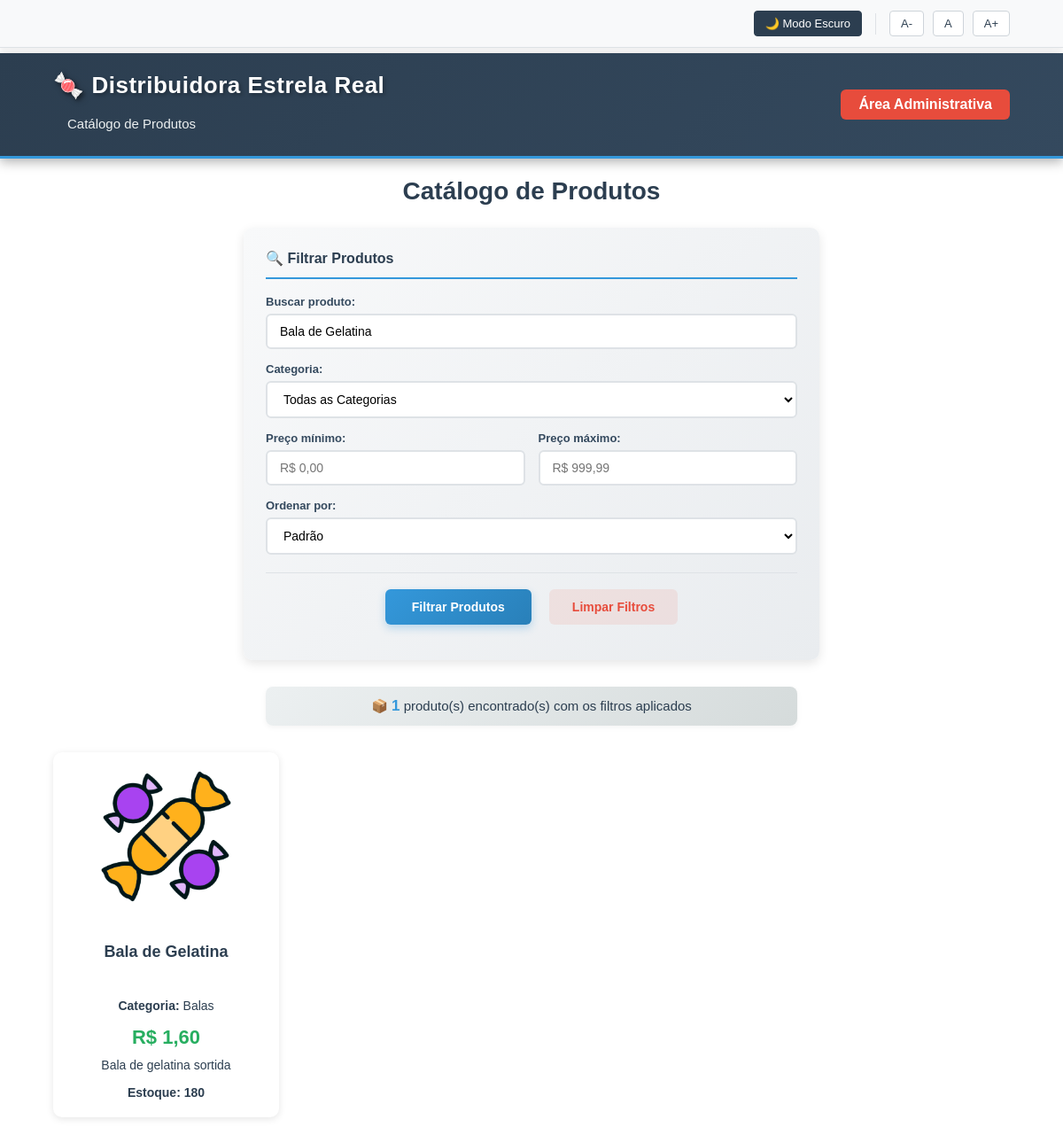
The page /catalogo.php?busca=Bala de Gelatina on the database its author committed.
### tables this page shows
CREATE TABLE doces (
    id INT AUTO_INCREMENT PRIMARY KEY,
    nome VARCHAR(255) NOT NULL,
    preco DECIMAL(10, 2) NOT NULL,
    descricao TEXT,
    categoria_id INT,
    imagem VARCHAR(255),
    estoque INT NOT NULL,
    estoque_minimo INT NOT NULL DEFAULT 10,
    FOREIGN KEY (categoria_id) REFERENCES categorias(id)
);

CREATE TABLE categorias (
    id INT AUTO_INCREMENT PRIMARY KEY,
    nome VARCHAR(255) NOT NULL,
    ativo TINYINT(1) NOT NULL DEFAULT 1
);

### public/catalogo.php (the view, shortened to what this page needs)
<?php
include __DIR__ . '/../src/conexao.php';
$condicoes = ["d.estoque > 0"];
$params = [];
$types = "";
if (!empty($_GET['busca'])) {
    $condicoes[] = "d.nome LIKE ?";
    $params[] = "%" . $_GET['busca'] . "%";
    $types .= "s";
}
$condicaoFinal = implode(' AND ', $condicoes);
$ordem = "d.nome ASC";
$sql = "SELECT d.id, d.nome, c.nome AS categoria, d.preco, d.descricao, d.imagem, d.estoque
        FROM doces d
        LEFT JOIN categorias c ON d.categoria_id = c.id
        WHERE $condicaoFinal
        ORDER BY $ordem";
$stmt = $conn->prepare($sql);
if (!empty($params)) {
    $stmt->bind_param($types, ...$params);
}
$stmt->execute();
$resultado = $stmt->get_result();
include __DIR__ . '/../src/cabecalho_publico.php';
?>
<div class="conteudo">
    <h1>Catálogo de Produtos</h1>
    <form method="GET" action="catalogo.php" class="catalogo-filter-form">
        <div class="form-row">
            <label for="busca">Buscar produto:</label>
            <input type="text"
                   name="busca"
                   id="busca"
                   placeholder="Digite o nome do produto..."
                   value="<?php echo isset($_GET['busca']) ? htmlspecialchars($_GET['busca']) : ''; ?>">
        </div>
        <div class="form-row">
            <label for="categoria">Categoria:</label>
            <select name="categoria" id="categoria">
                <option value="">Todas as Categorias</option>
            </select>
        </div>
        <div class="form-row linha-horizontal">
            <div>
                <label for="preco_min">Preço mínimo:</label>
                <input type="number"
                       name="preco_min"
                       id="preco_min"
                       step="0.01"
                       placeholder="R$ 0,00"
                       value="<?php echo isset($_GET['preco_min']) ? htmlspecialchars($_GET['preco_min']) : ''; ?>">
            </div>
            <div>
                <label for="preco_max">Preço máximo:</label>
                <input type="number"
                       name="preco_max"
                       id="preco_max"
                       step="0.01"
                       placeholder="R$ 999,99"
                       value="<?php echo isset($_GET['preco_max']) ? htmlspecialchars($_GET['preco_max']) : ''; ?>">
            </div>
        </div>
        <div class="form-row">
            <label for="ordenar">Ordenar por:</label>
            <select name="ordenar" id="ordenar">
                <option value="">Padrão</option>
            </select>
        </div>
        <div class="form-row form-buttons-row">
            <input type="submit" value="Filtrar Produtos">
            <a href="catalogo.php">Limpar Filtros</a>
        </div>
    </form>
    <?php
    $total_produtos = mysqli_num_rows($resultado);
    $tem_filtros = !empty($_GET['busca']) || !empty($_GET['categoria']) || !empty($_GET['preco_min']) || !empty($_GET['preco_max']) || !empty($_GET['ordenar']);
    ?>
    <div class="contador-resultados">
        <?php if ($tem_filtros): ?>
            <p>📦 <strong><?php echo $total_produtos; ?></strong> produto(s) encontrado(s) com os filtros aplicados</p>
        <?php else: ?>
            <p>📦 Exibindo <strong><?php echo $total_produtos; ?></strong> produto(s) disponíveis</p>
        <?php endif; ?>
    </div>
    <div class="produtos">
    <?php if (mysqli_num_rows($resultado) > 0): ?>
        <?php while($produto = mysqli_fetch_assoc($resultado)): ?>
            <div class="produto">
                <?php
                    $caminho_imagem = "assets/imagens/categorias/default.png";
                    if (!empty($produto['imagem'])) {
                        $img_web = "assets/imagens/" . htmlspecialchars($produto['imagem']);
                        if (file_exists(__DIR__ . "/assets/imagens/" . $produto['imagem'])) {
                            $caminho_imagem = $img_web;
                        }
                    } elseif (!empty($produto['categoria'])) {
                        $categoria_slug = strtolower(trim($produto['categoria']));
                        $categoria_slug = str_replace(
                            ['á','à','â','ã','é','è','ê','í','ì','î','ó','ò','ô','õ','ú','ù','û','ç',' '],
                            ['a','a','a','a','e','e','e','i','i','i','o','o','o','o','u','u','u','c','_'],
                            $categoria_slug
                        );
                        $img_cat_web = "assets/imagens/categorias/{$categoria_slug}.png";
                        if (file_exists(__DIR__ . "/assets/imagens/categorias/{$categoria_slug}.png")) {
                            $caminho_imagem = $img_cat_web;
                        }
                    }
                ?>
                <img src="<?php echo $caminho_imagem; ?>" alt="Imagem do Produto">
                <h2><?php echo htmlspecialchars($produto['nome']); ?></h2>
                <p><strong>Categoria:</strong> <?php echo htmlspecialchars($produto['categoria'] ?? 'Sem categoria'); ?></p>
                <p class="preco">R$ <?php echo number_format($produto['preco'], 2, ',', '.'); ?></p>
                 <p><?php echo nl2br(htmlspecialchars(substr($produto['descricao'], 0, 100)) . (strlen($produto['descricao']) > 100 ? '...' : '')); ?></p>
                 <p class="estoque-catalogo"><strong>Estoque:</strong> <?php echo htmlspecialchars($produto['estoque']); ?></p>
                 </div>
        <?php endwhile; ?>
    <?php else: ?>
        <p>Nenhum produto encontrado com os filtros aplicados.</p>
    <?php endif; ?>
    </div>
</div>
<?php include __DIR__ . '/../src/rodape.php'; ?>

### public/assets/css/estilo.css (style rules this page uses)
body { font-family: Arial, sans-serif; background-color: #ffffff; color: #2c3e50; margin: 0; padding-top: 180px; }
h1, h2 { color: #2c3e50; margin-left: 0; text-align: center; font-weight: 700; margin-bottom: 25px; }
h1 { font-size: 28px; margin-top: 20px; }
h2 { font-size: 22px; }
a { color: #2c3e50; text-decoration: none; font-weight: bold; }
input[type="text"], input[type="number"], input[type="email"], input[type="password"], input[type="file"], textarea, select { width: 100%; padding: 10px 14px; border: 2px solid #dee2e6; border-radius: 6px; box-sizing: border-box; margin-top: 0; margin-bottom: 0; font-size: 14px; transition: all 0.3s ease; background-color: #ffffff; }
label { display: block; margin-bottom: 6px; font-weight: 600; color: #34495e; font-size: 13px; }
input[type="submit"], button[type="submit"] { background: linear-gradient(135deg, #3498db 0%, #2980b9 100%); color: white; border: none; padding: 11px 28px; cursor: pointer; border-radius: 6px; font-weight: 600; margin-right: 10px; font-size: 14px; box-shadow: 0 4px 10px rgba(52,152,219,0.3); transition: all 0.3s ease; }
.conteudo { width: 100%; max-width: 100%; margin: 20px auto; padding: 0 5%; box-sizing: border-box; }
form { margin-bottom: 20px; background: linear-gradient(135deg, #f8f9fa 0%, #e9ecef 100%); padding: 25px; border-radius: 10px; box-shadow: 0 4px 12px rgba(0,0,0,0.1); max-width: 600px; margin: 0 auto 20px auto; border: none; }
form .form-row { margin-bottom: 15px; }
form .form-buttons-row { margin-top: 20px; padding-top: 18px; border-top: 1px solid #dee2e6; text-align: center; }
h2 { text-align: center; margin: 30px 0 20px 0; }
.produtos { display: grid; grid-template-columns: repeat(auto-fill, minmax(250px, 1fr)); gap: 20px; padding: 0 5%; }
.produto { background-color: #ffffff; border-radius: 10px; padding: 20px; box-shadow: 0px 2px 8px rgba(0,0,0,0.1); text-align: center; display: flex; flex-direction: column; justify-content: space-between; }
.produto img { width: 100%; height: 150px; object-fit: cover; border-radius: 6px; margin-bottom: 15px; }
.produto h2 { font-size: 18px; margin-bottom: 10px; min-height: 48px; }
.produto p { margin: 5px 0; font-size: 14px; }
.produto .preco { font-size: 22px; font-weight: bold; color: #27ae60; margin-top: 10px; }
.produtos { display: grid; grid-template-columns: repeat(auto-fill, minmax(250px, 1fr)); gap: 20px; padding: 0; margin-bottom: 20px; }
.produto .estoque-catalogo { font-size: 14px; color: #2c3e50; margin-top: 10px; margin-bottom: 0; font-weight: bold; }

### public/assets/css/acessibilidade.css (style rules this page uses)
body { padding-top: 180px; transition: background-color 0.3s ease, color 0.3s ease, padding-top 0.3s ease; }
html { font-size: 16px; }

### rows shown on the page
doces: nome "Bala de Gelatina", categoria.nome "Balas", preco "1,60", descricao "Bala de gelatina sortida", estoque "180"

### other values the page prints
$total_produtos "1"
